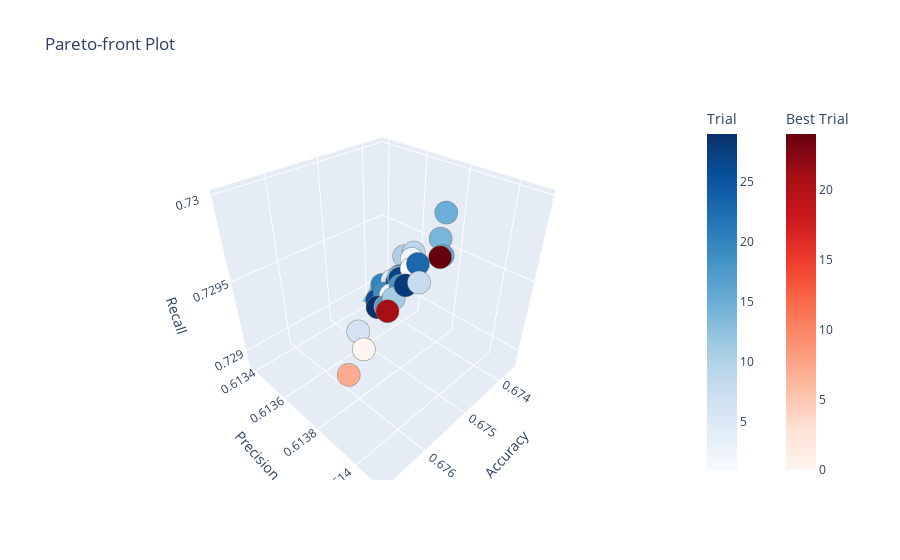

The notebook cell saved with this chart:
### Markdown cell above
### SVM Model

### Code cell
# Defining tuning optimization for RF

def objective_rf(trial):
    params = {
        "n_estimators": trial.suggest_int("n_estimators", 100, 600),
        "max_depth": trial.suggest_int("max_depth", 5, 60),
        "min_samples_split": trial.suggest_int("min_samples_split", 2, 10),
        "min_samples_leaf": trial.suggest_int("min_samples_leaf", 1, 10),
        "class_weight": "balanced",
        "n_jobs": -1
    }

    model = RandomForestClassifier(**params)

    scoring = {
        "accuracy": make_scorer(accuracy_score),
        "precision": make_scorer(precision_score, average='macro'),
        "recall": make_scorer(recall_score, average='macro'),
    }

    cv = StratifiedKFold(n_splits=5, shuffle=True, random_state=42)

    scores = cross_validate(model, X_train, y_train, scoring=scoring, cv=cv)
    return scores["test_accuracy"].mean(), scores["test_precision"].mean(), scores["test_recall"].mean()

study_rf = optuna.create_study(directions=["maximize", "maximize", "maximize"], study_name="RF")
study_rf.optimize(objective_rf, n_trials=30)

plot_pareto_front(study_rf, target_names=["Accuracy", "Precision", "Recall"]).show()

### Figure 1 — Plotly figure (JSON) as saved in the notebook; plotly's stock layout.template omitted (floating-point values rounded to 4 significant figures)
{"data": [{"hovertemplate": "%{text}<extra>Trial</extra>", "marker": {"color": [1, 2, 3, 4, 5, 6, 8, 9, 10, 11, 12, 13, 14, 15, 16, 17, 18, 19, 20, 22, 23, 25, 26, 27, 28, 29], "colorbar": {"title": {"text": "Trial"}}, "colorscale": [[0, "rgb(247,251,255)"], [0.125, "rgb(222,235,247)"], [0.25, "rgb(198,219,239)"], [0.375, "rgb(158,202,225)"], [0.5, "rgb(107,174,214)"], [0.625, "rgb(66,146,198)"], [0.75, "rgb(33,113,181)"], [0.875, "rgb(8,81,156)"], [1, "rgb(8,48,107)"]], "line": {"color": "Grey", "width": 0.5}}, "mode": "markers", "showlegend": false, "text": ["{<br>  \"number\": 1,<br>  \"values\": [<br>    0.6750876980640612,<br>    0.6138533278657123,<br>    0.7296469686258454<br>  ],<br>  \"params\": {<br>    \"n_estimators\": 100,<br>    \"max_depth\": 5,<br>    \"min_samples_split\": 4,<br>    \"min_samples_leaf\": 1<br>  }<br>}", "{<br>  \"number\": 2,<br>  \"values\": [<br>    0.6745949718132829,<br>    0.6137565056241334,<br>    0.7295679911657869<br>  ],<br>  \"params\": {<br>    \"n_estimators\": 100,<br>    \"max_depth\": 5,<br>    \"min_samples_split\": 4,<br>    \"min_samples_leaf\": 1<br>  }<br>}", "{<br>  \"number\": 3,<br>  \"values\": [<br>    0.6752749490470084,<br>    0.6137995618846077,<br>    0.7294741286495796<br>  ],<br>  \"params\": {<br>    \"n_estimators\": 100,<br>    \"max_depth\": 5,<br>    \"min_samples_split\": 3,<br>    \"min_samples_leaf\": 1<br>  }<br>}", "{<br>  \"number\": 4,<br>  \"values\": [<br>    0.6755755179953018,<br>    0.6138401602426583,<br>    0.7294856522360211<br>  ],<br>  \"params\": {<br>    \"n_estimators\": 100,<br>    \"max_depth\": 5,<br>    \"min_samples_split\": 10,<br>    \"min_samples_leaf\": 1<br>  }<br>}", "{<br>  \"number\": 5,<br>  \"values\": [<br>    0.674456992836266,<br>    0.6136316214373139,<br>    0.7293101028432755<br>  ],<br>  \"params\": {<br>    \"n_estimators\": 100,<br>    \"max_depth\": 5,<br>    \"min_samples_split\": 2,<br>    \"min_samples_leaf\": 1<br>  }<br>}", "{<br>  \"number\": 6,<br>  \"values\": [<br>    0.6753685881961488,<br>    0.6136444501533729,<br>    0.7290985573566502<br>  ],<br>  \"params\": {<br>    \"n_estimators\": 100,<br>    \"max_depth\": 5,<br>    \"min_samples_split\": 4,<br>    \"min_samples_leaf\": 1<br>  }<br>}", "{<br>  \"number\": 8,<br>  \"values\": [<br>    0.675831763262116,<br>    0.6140254599837152,<br>    0.7298123434636276<br>  ],<br>  \"params\": {<br>    \"n_estimators\": 100,<br>    \"max_depth\": 5,<br>    \"min_samples_split\": 6,<br>    \"min_samples_leaf\": 1<br>  }<br>}", "{<br>  \"number\": 9,<br>  \"values\": [<br>    0.6743190246639812,<br>    0.6137117113619587,<br>    0.7295411792351748<br>  ],<br>  \"params\": {<br>    \"n_estimators\": 100,<br>    \"max_depth\": 5,<br>    \"min_samples_split\": 8,<br>    \"min_samples_leaf\": 1<br>  }<br>}", "{<br>  \"number\": 10,<br>  \"values\": [<br>    0.6735996055452148,<br>    0.6135189722690051,<br>    0.7292862226145532<br>  ],<br>  \"params\": {<br>    \"n_estimators\": 100,<br>    \"max_depth\": 5,<br>    \"min_samples_split\": 7,<br>    \"min_samples_leaf\": 1<br>  }<br>}", "{<br>  \"number\": 11,<br>  \"values\": [<br>    0.6756642197461246,<br>    0.613895676371949,<br>    0.7295965165862397<br>  ],<br>  \"params\": {<br>    \"n_estimators\": 100,<br>    \"max_depth\": 5,<br>    \"min_samples_split\": 3,<br>    \"min_samples_leaf\": 1<br>  }<br>}", "{<br>  \"number\": 12,<br>  \"values\": [<br>    0.6747476958502323,<br>    0.6137270960195023,<br>    0.7294493840871981<br>  ],<br>  \"params\": {<br>    \"n_estimators\": 100,<br>    \"max_depth\": 5,<br>    \"min_samples_split\": 3,<br>    \"min_samples_leaf\": 1<br>  }<br>}", "{<br>  \"number\": 13,<br>  \"values\": [<br>    0.6739051230607622,<br>    0.6133853486264433,<br>    0.728900504470288<br>  ],<br>  \"params\": {<br>    \"n_estimators\": 100,<br>    \"max_depth\": 5,<br>    \"min_samples_split\": 6,<br>    \"min_samples_leaf\": 1<br>  }<br>}", "{<br>  \"number\": 14,<br>  \"values\": [<br>    0.6751714868182646,<br>    0.6139755079533504,<br>    0.7299029991381711<br>  ],<br>  \"params\": {<br>    \"n_estimators\": 100,<br>    \"max_depth\": 5,<br>    \"min_samples_split\": 4,<br>    \"min_samples_leaf\": 1<br>  }<br>}", "{<br>  \"number\": 15,<br>  \"values\": [<br>    0.6739198987138686,<br>    0.6137806934146959,<br>    0.7297835069479095<br>  ],<br>  \"params\": {<br>    \"n_estimators\": 100,<br>    \"max_depth\": 5,<br>    \"min_samples_split\": 5,<br>    \"min_samples_leaf\": 1<br>  }<br>}", "{<br>  \"number\": 16,<br>  \"values\": [<br>    0.6758317527001869,<br>    0.6140970749290416,<br>    0.7299902822461741<br>  ],<br>  \"params\": {<br>    \"n_estimators\": 100,<br>    \"max_depth\": 5,<br>    \"min_samples_split\": 5,<br>    \"min_samples_leaf\": 1<br>  }<br>}", "{<br>  \"number\": 17,<br>  \"values\": [<br>    0.6757233540443374,<br>    0.6138766778221842,<br>    0.7295418621457836<br>  ],<br>  \"params\": {<br>    \"n_estimators\": 100,<br>    \"max_depth\": 5,<br>    \"min_samples_split\": 9,<br>    \"min_samples_leaf\": 1<br>  }<br>}", "{<br>  \"number\": 18,<br>  \"values\": [<br>    0.6752355197877219,<br>    0.6138353599347155,<br>    0.7295549677522649<br>  ],<br>  \"params\": {<br>    \"n_estimators\": 100,<br>    \"max_depth\": 5,<br>    \"min_samples_split\": 2,<br>    \"min_samples_leaf\": 1<br>  }<br>}", "{<br>  \"number\": 19,<br>  \"values\": [<br>    0.6747822157549439,<br>    0.6136613270168152,<br>    0.7292914843886555<br>  ],<br>  \"params\": {<br>    \"n_estimators\": 100,<br>    \"max_depth\": 5,<br>    \"min_samples_split\": 3,<br>    \"min_samples_leaf\": 1<br>  }<br>}", "{<br>  \"number\": 20,<br>  \"values\": [<br>    0.6737228199166603,<br>    0.6134082989069675,<br>    0.7289871601458761<br>  ],<br>  \"params\": {<br>    \"n_estimators\": 100,<br>    \"max_depth\": 5,<br>    \"min_samples_split\": 5,<br>    \"min_samples_leaf\": 1<br>  }<br>}", "{<br>  \"number\": 22,<br>  \"values\": [<br>    0.6746738106648158,<br>    0.6137141224594201,<br>    0.729436105021218<br>  ],<br>  \"params\": {<br>    \"n_estimators\": 100,<br>    \"max_depth\": 5,<br>    \"min_samples_split\": 3,<br>    \"min_samples_leaf\": 1<br>  }<br>}", "{<br>  \"number\": 23,<br>  \"values\": [<br>    0.6752404675051655,<br>    0.6139076088008903,<br>    0.729735501665728<br>  ],<br>  \"params\": {<br>    \"n_estimators\": 100,<br>    \"max_depth\": 5,<br>    \"min_samples_split\": 6,<br>    \"min_samples_leaf\": 1<br>  }<br>}", "{<br>  \"number\": 25,<br>  \"values\": [<br>    0.6747624933556058,<br>    0.6137214887381297,<br>    0.7294135230283914<br>  ],<br>  \"params\": {<br>    \"n_estimators\": 100,<br>    \"max_depth\": 5,<br>    \"min_samples_split\": 2,<br>    \"min_samples_leaf\": 1<br>  }<br>}", "{<br>  \"number\": 26,<br>  \"values\": [<br>    0.6747181359245142,<br>    0.6136020147277345,<br>    0.7291801863362166<br>  ],<br>  \"params\": {<br>    \"n_estimators\": 100,<br>    \"max_depth\": 5,<br>    \"min_samples_split\": 7,<br>    \"min_samples_leaf\": 1<br>  }<br>}", "{<br>  \"number\": 27,<br>  \"values\": [<br>    0.6748413178817636,<br>    0.6137513967421475,<br>    0.7294741704062252<br>  ],<br>  \"params\": {<br>    \"n_estimators\": 100,<br>    \"max_depth\": 5,<br>    \"min_samples_split\": 6,<br>    \"min_samples_leaf\": 1<br>  }<br>}", "{<br>  \"number\": 28,<br>  \"values\": [<br>    0.6756395802225164,<br>    0.6139380548334356,<br>    0.7297006706873937<br>  ],<br>  \"params\": {<br>    \"n_estimators\": 100,<br>    \"max_depth\": 5,<br>    \"min_samples_split\": 4,<br>    \"min_samples_leaf\": 1<br>  }<br>}", "{<br>  \"number\": 29,<br>  \"values\": [<br>    0.6751862593149324,<br>    0.6137129547036796,<br>    0.7293039564061514<br>  ],<br>  \"params\": {<br>    \"n_estimators\": 100,<br>    \"max_depth\": 5,<br>    \"min_samples_split\": 6,<br>    \"min_samples_leaf\": 1<br>  }<br>}"], "type": "scatter3d", "x": [0.6751, 0.6746, 0.6753, 0.6756, 0.6745, 0.6754, 0.6758, 0.6743, 0.6736, 0.6757, 0.6747, 0.6739, 0.6752, 0.6739, 0.6758, 0.6757, 0.6752, 0.6748, 0.6737, 0.6747, 0.6752, 0.6748, 0.6747, 0.6748, 0.6756, 0.6752], "y": [0.6139, 0.6138, 0.6138, 0.6138, 0.6136, 0.6136, 0.614, 0.6137, 0.6135, 0.6139, 0.6137, 0.6134, 0.614, 0.6138, 0.6141, 0.6139, 0.6138, 0.6137, 0.6134, 0.6137, 0.6139, 0.6137, 0.6136, 0.6138, 0.6139, 0.6137], "z": [0.7296, 0.7296, 0.7295, 0.7295, 0.7293, 0.7291, 0.7298, 0.7295, 0.7293, 0.7296, 0.7294, 0.7289, 0.7299, 0.7298, 0.73, 0.7295, 0.7296, 0.7293, 0.729, 0.7294, 0.7297, 0.7294, 0.7292, 0.7295, 0.7297, 0.7293]}, {"hovertemplate": "%{text}<extra>Best Trial</extra>", "marker": {"color": [0, 7, 21, 24], "colorbar": {"title": {"text": "Best Trial"}, "x": 1.1, "xpad": 40}, "colorscale": [[0, "rgb(255,245,240)"], [0.125, "rgb(254,224,210)"], [0.25, "rgb(252,187,161)"], [0.375, "rgb(252,146,114)"], [0.5, "rgb(251,106,74)"], [0.625, "rgb(239,59,44)"], [0.75, "rgb(203,24,29)"], [0.875, "rgb(165,15,21)"], [1, "rgb(103,0,13)"]], "line": {"color": "Grey", "width": 0.5}}, "mode": "markers", "showlegend": false, "text": ["{<br>  \"number\": 0,<br>  \"values\": [<br>    0.6764772480278651,<br>    0.613951735543477,<br>    0.7295056717235772<br>  ],<br>  \"params\": {<br>    \"n_estimators\": 100,<br>    \"max_depth\": 5,<br>    \"min_samples_split\": 8,<br>    \"min_samples_leaf\": 1<br>  }<br>}", "{<br>  \"number\": 7,<br>  \"values\": [<br>    0.6767827717348881,<br>    0.613960007738758,<br>    0.7294311269164213<br>  ],<br>  \"params\": {<br>    \"n_estimators\": 100,<br>    \"max_depth\": 5,<br>    \"min_samples_split\": 8,<br>    \"min_samples_leaf\": 1<br>  }<br>}", "{<br>  \"number\": 21,<br>  \"values\": [<br>    0.6759007409139797,<br>    0.6139208411399772,<br>    0.7295856549822438<br>  ],<br>  \"params\": {<br>    \"n_estimators\": 100,<br>    \"max_depth\": 5,<br>    \"min_samples_split\": 7,<br>    \"min_samples_leaf\": 1<br>  }<br>}", "{<br>  \"number\": 24,<br>  \"values\": [<br>    0.6758859567627694,<br>    0.6140987119019146,<br>    0.7299921279348224<br>  ],<br>  \"params\": {<br>    \"n_estimators\": 100,<br>    \"max_depth\": 5,<br>    \"min_samples_split\": 9,<br>    \"min_samples_leaf\": 1<br>  }<br>}"], "type": "scatter3d", "x": [0.6765, 0.6768, 0.6759, 0.6759], "y": [0.614, 0.614, 0.6139, 0.6141], "z": [0.7295, 0.7294, 0.7296, 0.73]}], "layout": {"scene": {"xaxis": {"title": {"text": "Accuracy"}}, "yaxis": {"title": {"text": "Precision"}}, "zaxis": {"title": {"text": "Recall"}}}, "title": {"text": "Pareto-front Plot"}}}
